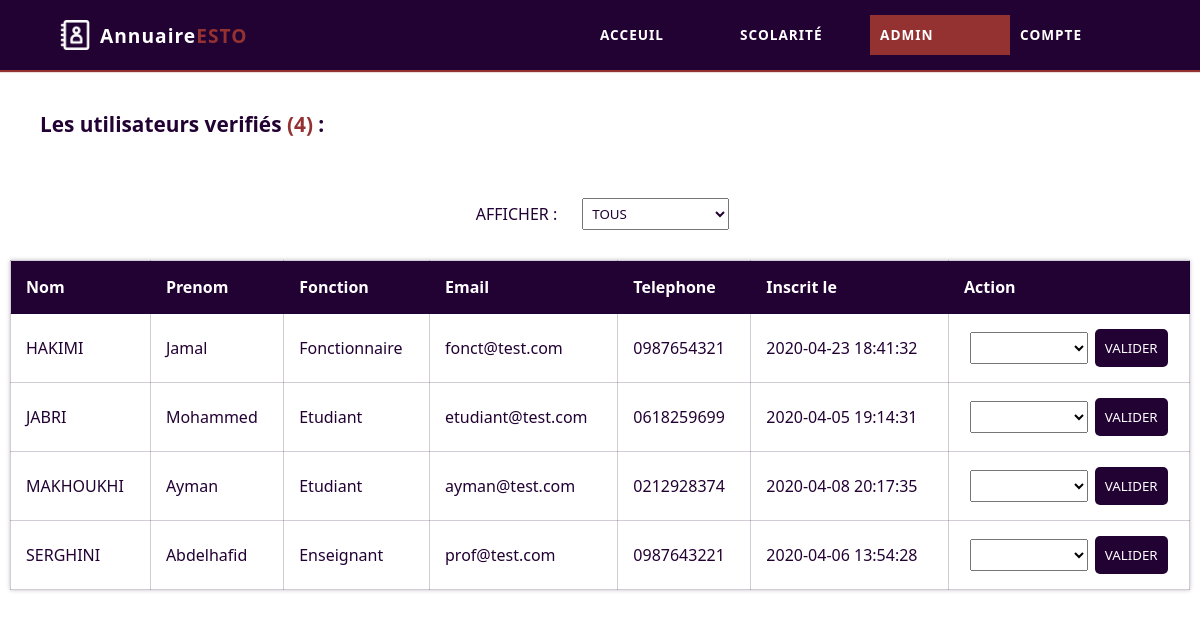
The app's page /Application/admin/users.php (signed in) with its own data.
### tables this page shows
CREATE TABLE `user` (
  `user_id` int(11) NOT NULL,
  `nom` varchar(30) NOT NULL,
  `prenom` varchar(30) NOT NULL,
  `description` varchar(2) NOT NULL,
  `telephone` varchar(10) NOT NULL,
  `email` varchar(100) NOT NULL,
  `password` varchar(100) NOT NULL,
  `created_at` timestamp NOT NULL DEFAULT current_timestamp(),
  `verified` tinyint(1) NOT NULL DEFAULT 0
);

### Application/config/functions.php (called while the page is built, shortened)
<?php
    function getConnection() {
        $dsn = 'mysql:host=localhost;dbname=annuaireESTO';
		$pdo = new PDO($dsn, 'root', '');
		$pdo->setAttribute(PDO::ATTR_DEFAULT_FETCH_MODE, PDO::FETCH_ASSOC);
        return $pdo;
    }
    function getVerifiedUsers() {
        $pdo = getConnection();
        $query = "select * from user where verified = 1 and description != 'AD' order by nom, created_at desc";
        $stmt = $pdo->prepare($query);
        $stmt->execute();
        $users = $stmt->fetchAll();
        if(count($users)) return $users;
        else return null;
    }
?>

### Application/admin/users.php (the view, shortened to what this page needs)
<?php
    require_once('./../config/functions.php');
    $userType = [
        'ET' => 'Etudiant',
        'EN' => 'Enseignant',
        'FN' => 'Fonctionnaire',
        'AD' => 'Admin'
    ];
    $verifiedUsers = getVerifiedUsers();
?>
<!DOCTYPE html>
<html lang="en">
<head>
    <link rel="stylesheet" href="./../css/admin.css">
    <link rel="stylesheet" href="./../css/home.css">
</head>
<body>
    <nav class="main-nav">
        <a href="./../home/home.php" class="nav-logo">
            <img src="./../icons/annuaire.png">
            <h2>Annuaire<span>ESTO</span></h2>
        </a>
        <ul class="nav-menu modal" data-modal-name="menu">
            <li>
                <a href="./../home/home.php">Acceuil</a>
            </li>
            <li>
                <a href="./../scolarite/school.php">Scolarité</a>
            </li>
            <li class="active">
                <a href="./verify-users.php">Admin</a>
            </li>
            <li>
                <a href="./../home/account.php">Compte</a>
            </li>
        </ul>
    </nav>
    <div class="container">
        <div class="verified-users">
            <h2 class="section-title">Les utilisateurs verifiés
                <span class="users-count">(<?= $verifiedUsers != null ? count($verifiedUsers) : '0' ?>)</span> :
            </h2>
            <?php if($verifiedUsers == null) : ?>
                <p class="no-users">Pas d'utilisateurs dans l'annuaire</p>
            <?php else : ?>
                <div class="show-options">
                    <p>Afficher : </p>
                    <select id="show-choice" onchange="showUsers(this)">
                        <option value="T" selected>Tous</option>
                    </select>
                </div>
                <table class="user-table">
                    <thead>
                        <th>Nom</th>
                        <th>Prenom</th>
                        <th>Fonction</th>
                        <th>Email</th>
                        <th>Telephone</th>
                        <th>Inscrit le</th>
                        <th>Action</th>
                    </thead>
                    <tbody>
                        <?php foreach($verifiedUsers as $user) : ?>
                            <tr>
                                <td data-label="Nom"><?= $user['nom'] ?></td>
                                <td data-label="Prenom"><?= $user['prenom'] ?></td>
                                <td data-label="Fonction" class="user-type" data-type="<?= $user['description'] ?>"><?= $userType[$user['description']] ?></td>
                                <td data-label="Email"><?= $user['email'] ?></td>
                                <td data-label="Telephone"><?= $user['telephone'] ?></td>
                                <td data-label="Inscrit le"><?= $user['created_at'] ?></td>
                                <td data-label="Action">
                                    <form action="./../actions/actionUser.php" method="POST">
                                        <select name="action-decision" required>
                                            <option></option>
                                            <option value="U">Unverifier</option>
                                        </select>
                                        <input type="submit" name="action-submit" value="Valider">
                                    </form>
                                </td>
                            </tr>
                        <?php endforeach; ?>
                    </tbody>
                </table>
            <?php endif; ?>
        </div>
    </div>
</body>
</html>

### Application/css/admin.css (style rules this page uses)
* { padding: 0; margin: 0; box-sizing: border-box; font-family: 'Segoe UI', Tahoma, Geneva, Verdana, sans-serif; }
body { width: 100%; height: 100vh; }
.verify-users, .verified-users { width: 100%; min-height: 100%; display: flex; flex-direction: column; align-items: center; justify-content: center; }
.verify-users .section-title, .verified-users .section-title { color: #220133; font-size: 1.3em; align-self: flex-start; margin: 30px; }
.verify-users .section-title span, .verified-users .section-title span { color: #943232; }
.show-options { width: 100%; display: flex; align-items: center; justify-content: center; margin: 20px; }
.show-options * { margin: 10px; padding: 5px; color: #220133; text-transform: uppercase; }
.verify-users .user-table, .verified-users .user-table { width: 100%; text-align: left; height: fit-content; box-shadow: 0px 0px 4px 0px #22013344; padding: 10px; border-collapse: collapse; }
.verify-users .user-table th, .verify-users .user-table td, .verified-users .user-table th, .verified-users .user-table td { padding: 15px 15px; border: 1px solid #22013333; color: #220133; }
.verify-users .user-table th, .verified-users .user-table th { background-color: #220133; color: #FFF !important; }
.verify-users .user-table form, .verified-users .user-table form { width: 100%; height: 100%; display: flex; align-items: center; justify-content: space-evenly; }
.verify-users .user-table form select, .verify-users .user-table form input, .verified-users .user-table form select, .verified-users .user-table form input { padding: 5px 10px; text-transform: uppercase; }
.verify-users .user-table form input, .verified-users .user-table form input { background-color: #220133; padding: 10px; color: #FFF; border: none; outline: none; border-radius: 5px; transition: background-color 200ms ease-in-out; cursor: pointer; }

### Application/css/home.css (style rules this page uses)
* { padding: 0; margin: 0; box-sizing: border-box; font-family: 'Segoe UI', Tahoma, Geneva, Verdana, sans-serif; }
body { width: 100%; height: 100vh; }
.main-nav { width: 100%; height: 70px; display: flex; align-items: center; justify-content: space-between; padding: 0px 50px; background-color: #220133; box-shadow: 0px 2px 1px #943232; position: fixed; z-index: 10000; }
.main-nav .nav-logo { display: flex; align-items: center; justify-content: center; text-decoration: none; }
.main-nav .nav-logo img { height: 30px; margin: 10px; filter: invert(1); }
.main-nav .nav-logo h2 { font-size: 1.2em; letter-spacing: 1px; word-spacing: 2px; color: #FFF; font-weight: 600; }
.main-nav .nav-logo h2 span { color: #943232; }
.main-nav .nav-menu { display: flex; align-items: center; justify-content: center; list-style-type: none; }
.main-nav .nav-menu li { text-transform: uppercase; font-size: .85em; font-weight: 600; letter-spacing: 1px; width: 140px; text-align: left; line-height: 40px; padding-left: 10px; position: relative; }
.main-nav .nav-menu li a { color: #FFF; text-decoration: none; width: 100%; text-align: center; transition: background-color 200ms ease-in-out, color 200ms ease-in-out; }
.main-nav .nav-menu li.active { background-color: #943232; }
.container { width: 100%; height: fit-content; max-width: 1300px; min-height: 100%; margin: auto; background-color: #FFF; box-shadow: 0px 0px 5px #00000055; padding: 80px 10px 10px 10px; }

### records on screen
user: nom "HAKIMI", prenom "Jamal", description "Fonctionnaire", email "fonct@test.com", telephone "0987654321", created_at "2020-04-23 18:41:32"
user: nom "JABRI", prenom "Mohammed", description "Etudiant", email "etudiant@test.com", telephone "0618259699", created_at "2020-04-05 19:14:31"
user: nom "MAKHOUKHI", prenom "Ayman", description "Etudiant", email "ayman@test.com", telephone "0212928374", created_at "2020-04-08 20:17:35"
user: nom "SERGHINI", prenom "Abdelhafid", description "Enseignant", email "prof@test.com", telephone "0987643221", created_at "2020-04-06 13:54:28"

### other values on screen
count($verifiedUsers) "4"
